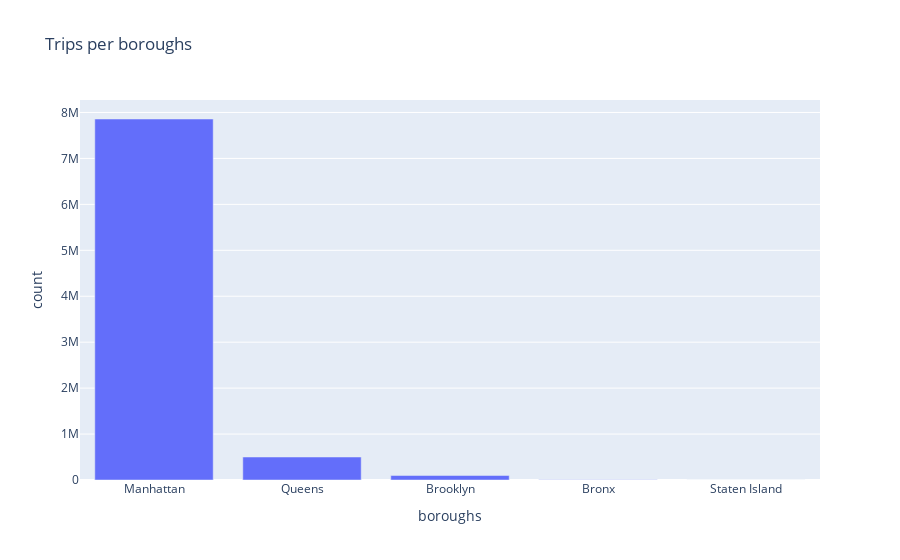

Write notebook code for a chart like this one.
### Code cell
fig = px.bar(data_zone_trips, 
            x=data_zone_trips.index, 
            y=data_zone_trips.values,
            labels={'index':'boroughs', 'y':'count'}, 
            title='Trips per boroughs')
fig.show()

### Figure 1 — Plotly figure (JSON) as saved in the notebook; plotly's stock layout.template omitted (floating-point values rounded to 4 significant figures)
{"data": [{"alignmentgroup": "True", "hovertemplate": "boroughs=%{x}<br>count=%{y}<extra></extra>", "legendgroup": "", "marker": {"color": "#636efa", "pattern": {"shape": ""}}, "name": "", "offsetgroup": "", "orientation": "v", "showlegend": false, "textposition": "auto", "type": "bar", "x": ["Manhattan", "Queens", "Brooklyn", "Bronx", "Staten Island"], "xaxis": "x", "y": [7858161, 500581, 97304, 6480, 103], "yaxis": "y"}], "layout": {"barmode": "relative", "legend": {"tracegroupgap": 0}, "title": {"text": "Trips per boroughs"}, "xaxis": {"anchor": "y", "domain": [0, 1], "title": {"text": "boroughs"}}, "yaxis": {"anchor": "x", "domain": [0, 1], "title": {"text": "count"}}}}
